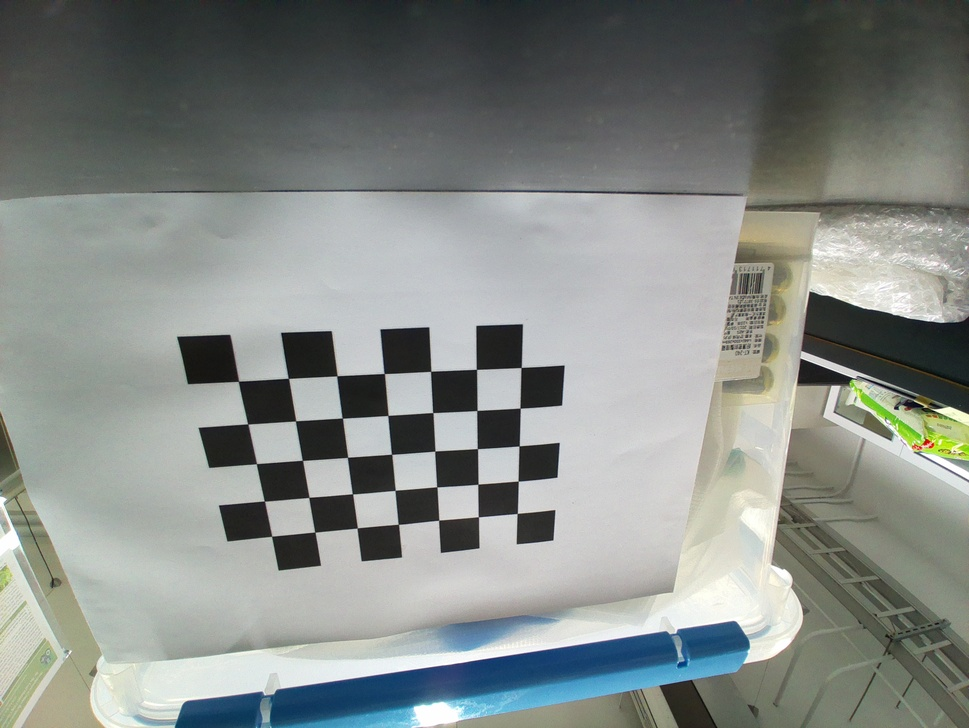
#> input picture capture_function/distoration_correction/original_image/PiCamera_Wide/image_1.jpg, 969 x 728 px, shrunk from 3280 x 2464 before the run, found by its file name
$ python image_stitching_ORB.py
#> lines starting #> are read from the running program, lines starting #| are printed output that depends on the picture; after the words box and inside, x2 and y2 are one past the last pixel; in counts of white or black regions, pixels touching at a corner belong together
import cv2
import numpy as np
import time

# 讀入兩張圖片
img_top = cv2.imread('image_1.jpg')
#> img_top is the input picture: shape (728, 969, 3); mean B, G, R 134.1, 137.8, 132.7
img_bottom = cv2.imread('image_2.jpg')
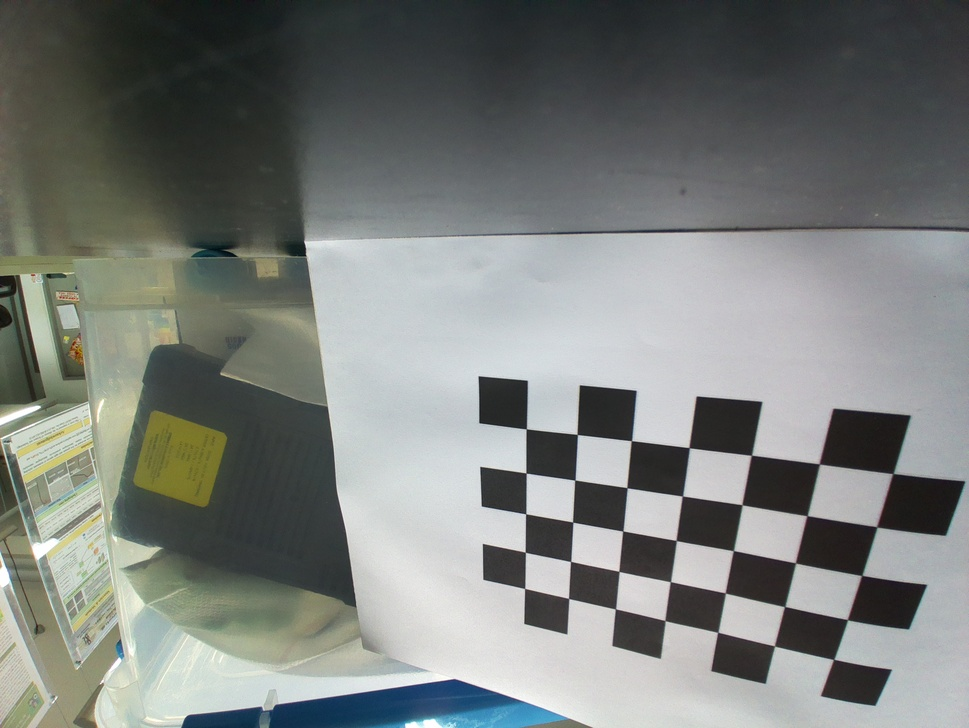
#> input picture capture_function/distoration_correction/original_image/PiCamera_Wide/image_2.jpg, 969 x 728 px, shrunk from 3280 x 2464 before the run, found by its file name
#> img_bottom is the input picture: shape (728, 969, 3); mean B, G, R 123.3, 126.5, 122.7

start_time = time.time()

# 灰階處理
gray_top = cv2.cvtColor(img_top, cv2.COLOR_BGR2GRAY)
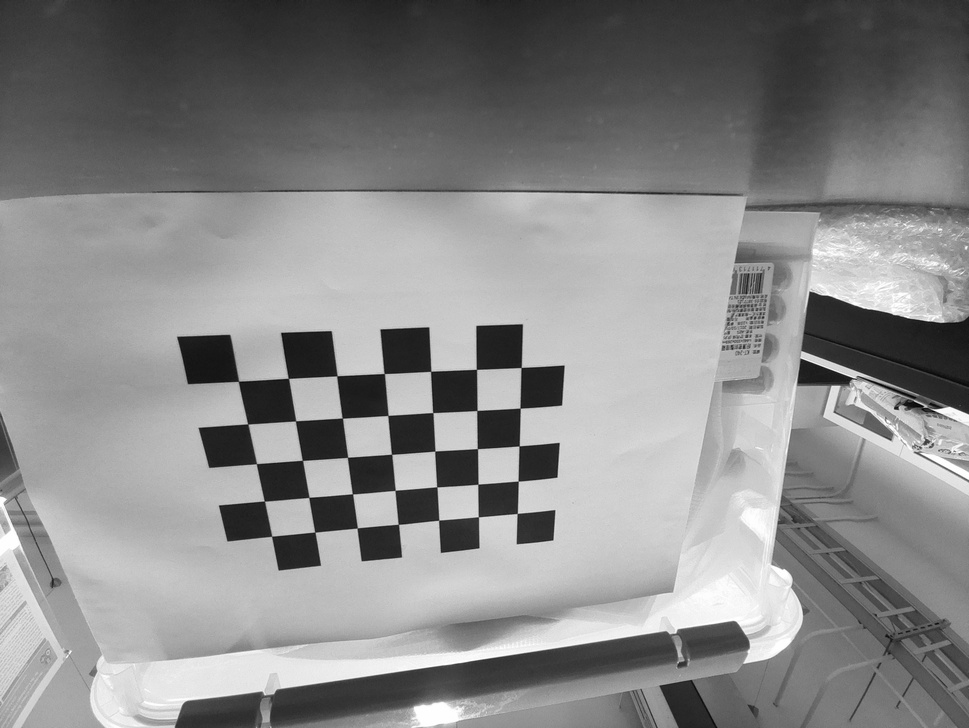
#> gray_top: shape (728, 969); min 3, max 255, mean 135.9
gray_bottom = cv2.cvtColor(img_bottom, cv2.COLOR_BGR2GRAY)
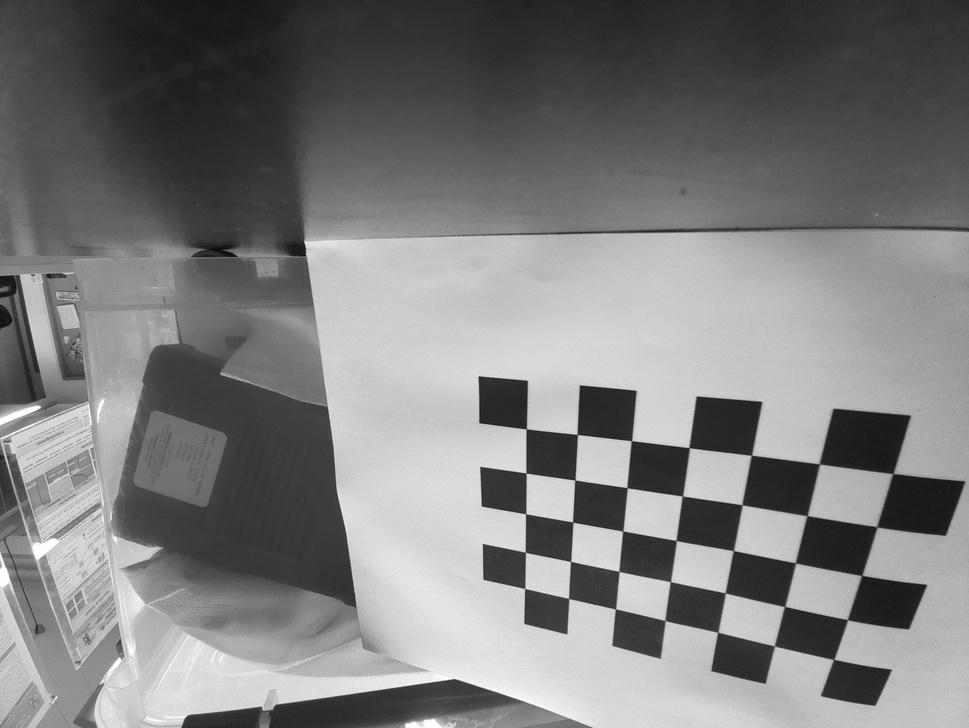
#> gray_bottom: shape (728, 969); min 8, max 255, mean 125

# 建立 ORB 偵測器（最多 1000 個特徵點）
orb = cv2.ORB_create(
    nfeatures=1000,       # 限制特徵點數 (500)
    scaleFactor=1.5,     # 金字塔縮放比例 (1.2)
    nlevels=12,           # 金字塔層數 (8)
    edgeThreshold=31,    # 邊界忽略寬度 (31)
    firstLevel=0,        # 從第幾層開始 (0)
    WTA_K=2,             # 每個特徵點選擇的方向數 (2)
    scoreType=cv2.ORB_HARRIS_SCORE,  # 使用 Harris 分數（或 FAST_SCORE)
    patchSize=31,        # 描述子計算的區域大小 (31)
    fastThreshold=20     # FAST 檢測門檻 (20)
)

# 偵測特徵點與描述子
kp1, des1 = orb.detectAndCompute(gray_top, None)
#> kp1 = 920 keypoints; strongest (x, y, size): (501, 456, 235.4), (353, 353, 353.1), (486, 387, 235.4), (463, 387, 235.4)
kp2, des2 = orb.detectAndCompute(gray_bottom, None)
#> kp2 = 912 keypoints; strongest (x, y, size): (520, 466, 104.6), (676, 463, 235.4), (638, 456, 235.4), (511, 466, 156.9)

# 使用 BFMatcher 搭配 Hamming 距離
bf = cv2.BFMatcher(cv2.NORM_HAMMING, crossCheck=True)
matches = bf.match(des1, des2)
#> matches = 216 matches

# 按照距離排序，取前 50 個匹配點
matches = sorted(matches, key=lambda x: x.distance)
good = matches[:200]
#> good = 200 matches

# 至少要 4 點才能計算 Homography
if len(good) >= 4:
    src_pts = np.float32([kp1[m.queryIdx].pt for m in good]).reshape(-1, 1, 2)
#> src_pts = 200 rows, first 8: [433.5, 454.5], [475, 371], [351, 454.5], [480, 450], [429, 414], [517, 447], [391, 457], [436.5, 416.2]
    dst_pts = np.float32([kp2[m.trainIdx].pt for m in good]).reshape(-1, 1, 2)
#> dst_pts = 200 rows, first 8: [738, 502.5], [627.8, 436.5], [749, 456], [727, 595], [685.5, 448.5], [573, 481], [782, 605], [528, 475]

    # 計算 Homography（將 bottom warp 到 top）
    H, mask = cv2.findHomography(dst_pts, src_pts, cv2.RANSAC, 5.0)
#> H = [[2.74, 0.48, -1129.7], [0.474, 2.12, -335.5], [0.00219, 4.02e-05, 1]]; mask = 200 values, max 1 at index 17, min 0 at index 0, mean 0.155

    # warp 下方圖片到上方座標空間
    height = img_top.shape[0] + img_bottom.shape[0]
#> height = 1456
    width = max(img_top.shape[1], img_bottom.shape[1])
#> width = 969
    result = cv2.warpPerspective(img_bottom, H, (width, height))
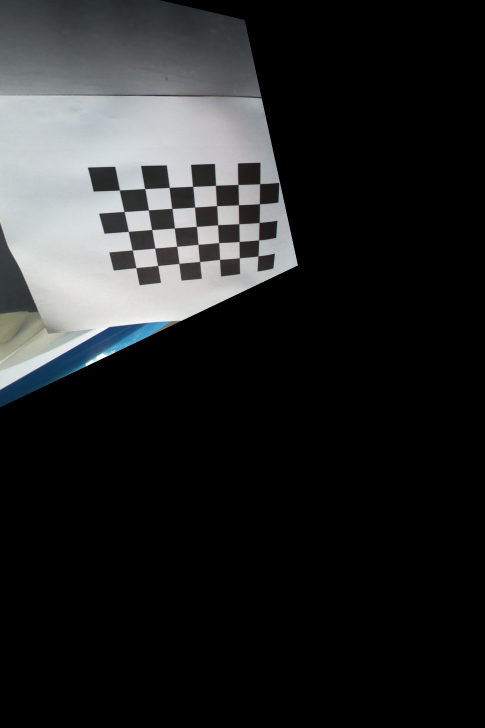
#> result: shape (1456, 969, 3) (shown at 1/2 size); mean B, G, R 38.8, 38.3, 37.2

    # 將上方圖片貼上（覆蓋掉重疊區）
    result[0:img_top.shape[0], 0:img_top.shape[1]] = img_top

    # 裁剪空白區域
    gray_result = cv2.cvtColor(result, cv2.COLOR_BGR2GRAY)
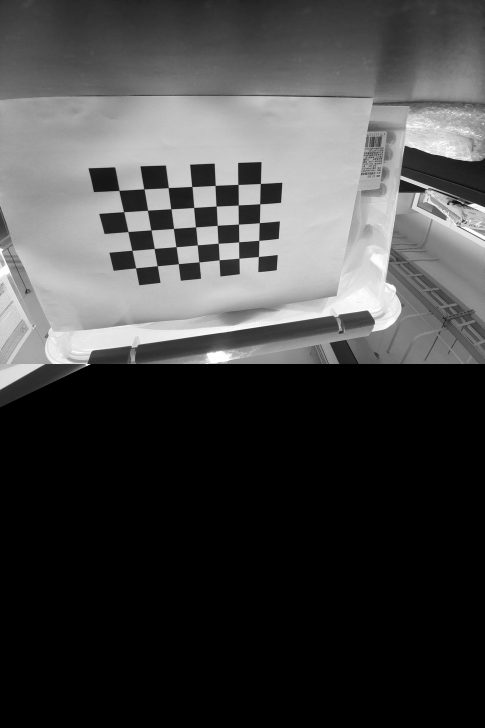
#> gray_result: shape (1456, 969) (shown at 1/2 size); min 0, max 255, mean 68.5
    _, thresh = cv2.threshold(gray_result, 1, 255, cv2.THRESH_BINARY)
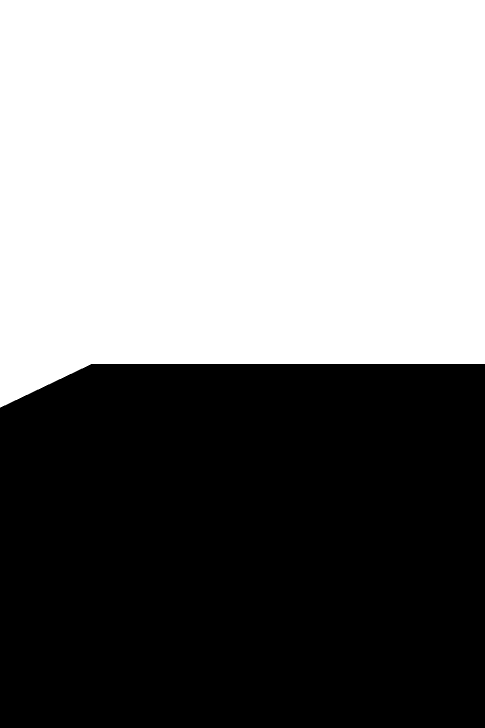
#> thresh: shape (1456, 969) (shown at 1/2 size); 50.6% white; 1 black region
    contours, _ = cv2.findContours(thresh, cv2.RETR_EXTERNAL, cv2.CHAIN_APPROX_SIMPLE)
#> contours = 1 contour; box (x1, y1, x2, y2) and area: (0, 0, 969, 815) 711716
    x, y, w, h = cv2.boundingRect(contours[0])
#> x = 0; y = 0; w = 969; h = 815
    final = result[y:y + h, x:x + w]
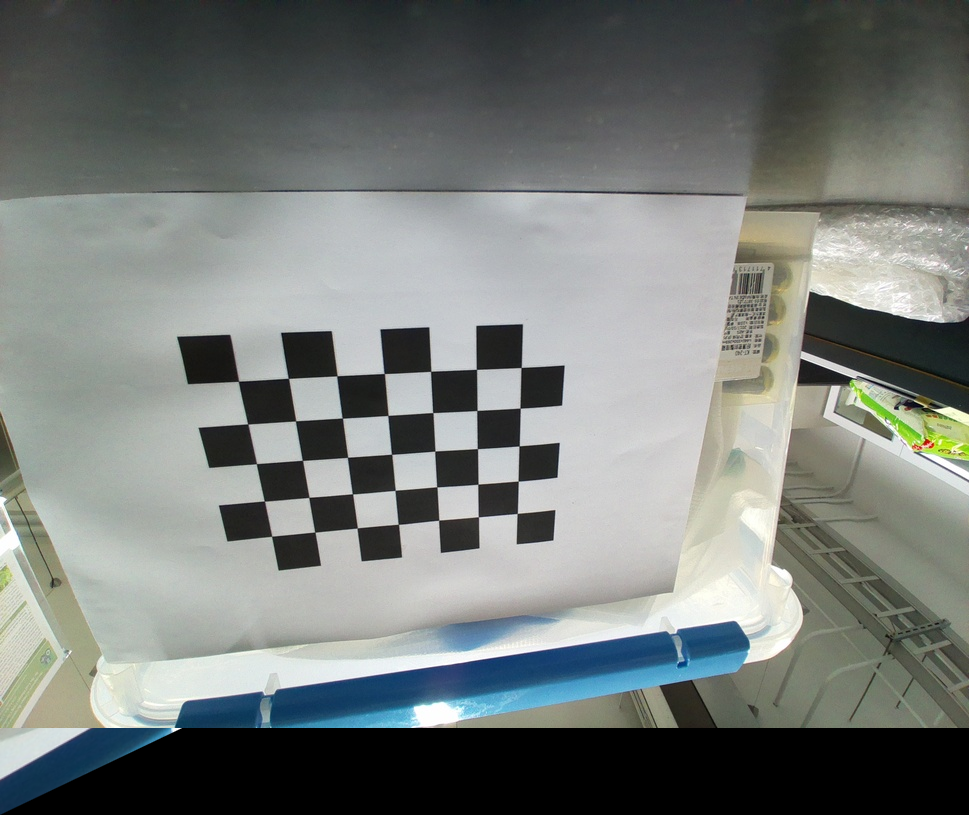
#> final: shape (815, 969, 3); mean B, G, R 121.1, 124.2, 119.3

    end_time = time.time()

    # 儲存結果
    cv2.imwrite("stitched_image(ORB).jpeg", final)
    print("Stitching completed. Time taken:", end_time - start_time, "seconds")

else:
    print("找不到足夠的特徵點來拼接")
